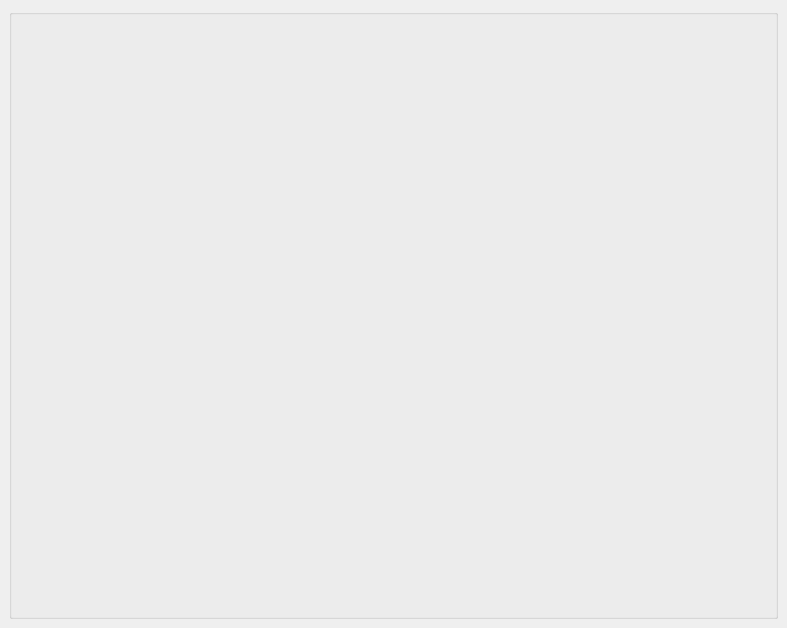
<?xml version="1.0" encoding="UTF-8"?>
<ui version="4.0">
 <class>plot_window</class>
 <widget class="QMainWindow" name="plot_window">
  <property name="geometry">
   <rect>
    <x>0</x>
    <y>0</y>
    <width>787</width>
    <height>628</height>
   </rect>
  </property>
  <property name="windowTitle">
   <string>MainWindow</string>
  </property>
  <widget class="QWidget" name="plot_widget">
   <layout class="QVBoxLayout" name="verticalLayout">
    <item>
     <widget class="QGroupBox" name="plot_group_box">
      <property name="sizePolicy">
       <sizepolicy hsizetype="Expanding" vsizetype="Expanding">
        <horstretch>0</horstretch>
        <verstretch>0</verstretch>
       </sizepolicy>
      </property>
      <property name="title">
       <string/>
      </property>
      <property name="alignment">
       <set>Qt::AlignCenter</set>
      </property>
     </widget>
    </item>
   </layout>
  </widget>
 </widget>
 <resources/>
 <connections/>
</ui>
